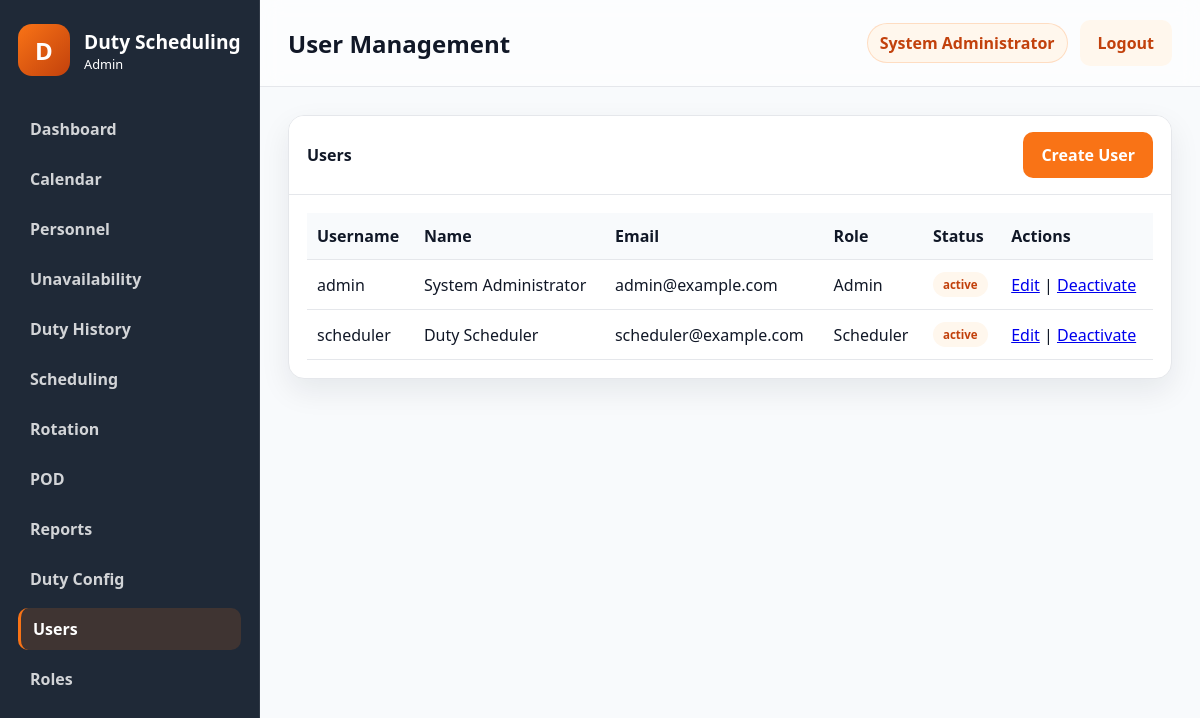
Page /public/?route=users/index (signed in) on the committed database.
### tables this page shows
CREATE TABLE users (
    id INT NOT NULL AUTO_INCREMENT,
    username VARCHAR(50) NOT NULL,
    password_hash VARCHAR(255) NOT NULL,
    full_name VARCHAR(100) NOT NULL,
    email VARCHAR(100) NULL,
    role_id INT NOT NULL,
    status ENUM('active','inactive') NOT NULL DEFAULT 'active',
    failed_login_attempts INT NOT NULL DEFAULT 0,
    locked_until DATETIME NULL,
    last_login DATETIME NULL,
    created_at TIMESTAMP NOT NULL DEFAULT CURRENT_TIMESTAMP,
    updated_at TIMESTAMP NOT NULL DEFAULT CURRENT_TIMESTAMP ON UPDATE CURRENT_TIMESTAMP,
    PRIMARY KEY (id),
    UNIQUE KEY uk_users_username (username),
    KEY idx_users_role_id (role_id),
    CONSTRAINT fk_users_role_id FOREIGN KEY (role_id) REFERENCES roles (id)
        ON UPDATE CASCADE
        ON DELETE RESTRICT
);

CREATE TABLE roles (
    id INT NOT NULL AUTO_INCREMENT,
    role_name VARCHAR(50) NOT NULL,
    description VARCHAR(255) NULL,
    permissions LONGTEXT NULL,
    is_active TINYINT(1) NOT NULL DEFAULT 1,
    created_at TIMESTAMP NOT NULL DEFAULT CURRENT_TIMESTAMP,
    updated_at TIMESTAMP NOT NULL DEFAULT CURRENT_TIMESTAMP ON UPDATE CURRENT_TIMESTAMP,
    PRIMARY KEY (id),
    UNIQUE KEY uk_roles_role_name (role_name)
);

### controllers/UserController.php (called while the page is built, shortened)
<?php
class UserController
{
    public function index(): void
    {
        $pageTitle = 'User Management';
        $users = User::all();
        include APP_ROOT . '/views/layouts/layout.php';
    }
}

### core/functions.php (called while the page is built, shortened)
<?php
function normalize_permission(string $permission): string
{
    $normalized = trim(strtolower($permission));
    $normalized = str_replace(':', '.', $normalized);
    $normalized = str_replace('_', '.', $normalized);
    return $normalized;
}
function e(mixed $value): string
{
    return htmlspecialchars((string) $value, ENT_QUOTES, 'UTF-8');
}
function user_has_permission(string $permission): bool
{
    $user = current_user();
    $permissions = $user['permissions'] ?? [];
    return in_array(normalize_permission($permission), $permissions, true);
}
function dispatch_controller(string $controllerName, string $methodName): void
{
    $controller = new $controllerName();
    $controller->{$methodName}();
}

### public/index.php (called while the page is built, shortened)
<?php
$route = trim((string) ($_GET['route'] ?? ''), " /\t\n\r");
$routeResolver = resolve_route($route);
[$controllerName, $actionName] = $routeResolver;
if ($route !== 'auth/login' && $route !== 'auth/logout' && !is_logged_in()) {
    redirect(APP_PUBLIC_URL . '/?route=auth/login');
}
dispatch_controller($controllerName, $actionName);

### core/auth.php (called while the page is built, shortened)
<?php
function is_logged_in(): bool
{
    $user = current_user();
    return !empty($user);
}
function current_user(): ?array
{
    $sessionUser = $_SESSION['user'] ?? null;
    $userId = (int) ($_SESSION['user_id'] ?? 0);
    if (is_array($sessionUser) && !empty($sessionUser['id'])) {
        $user = User::findById($userId);
        $role = Role::findById((int) ($user['role_id'] ?? 0));
        $user['role_name'] = $role['role_name'] ?? ($sessionUser['role_name'] ?? '');
        $user['permissions'] = Role::getPermissionsForRoleId((int) ($user['role_id'] ?? 0));
        return $user;
    }
    $user = User::findById($userId);
    $role = Role::findById((int) ($user['role_id'] ?? 0));
    $user['role_name'] = $role['role_name'] ?? '';
    $user['permissions'] = Role::getPermissionsForRoleId((int) ($user['role_id'] ?? 0));
    return $user;
}

### models/User.php (called while the page is built, shortened)
<?php
class User
{
    public static function all(): array
    {
        $pdo = get_db();
        $statement = $pdo->query(
            'SELECT u.*, r.role_name, r.permissions AS role_permissions
             FROM users u
             LEFT JOIN roles r ON r.id = u.role_id
             ORDER BY u.id ASC'
        );
        $rows = $statement->fetchAll() ?: [];
        return $rows;
    }
    public static function findById(int $id): ?array
    {
        $pdo = get_db();
        $statement = $pdo->prepare(
            'SELECT u.*, r.role_name, r.permissions AS role_permissions
             FROM users u
             LEFT JOIN roles r ON r.id = u.role_id
             WHERE u.id = :id
             LIMIT 1'
        );
        $statement->execute([':id' => $id]);
        $user = $statement->fetch();
        $user['permissions'] = Role::decodePermissions($user['role_permissions'] ?? '[]');
        return $user;
    }
}

### models/Role.php (called while the page is built, shortened)
<?php
class Role
{
    public static function findById(int $id): ?array
    {
        $pdo = get_db();
        $statement = $pdo->prepare('SELECT * FROM roles WHERE id = :id LIMIT 1');
        $statement->execute([':id' => $id]);
        $role = $statement->fetch();
        return $role ?: null;
    }
    public static function getPermissionsForRoleId(int $roleId): array
    {
        $role = self::findById($roleId);
        return self::decodePermissions($role['permissions'] ?? '[]');
    }
    public static function decodePermissions(mixed $permissions): array
    {
        $values = [];
        if (is_array($permissions)) {
            $values = array_values($permissions);
        } else {
            $decoded = json_decode((string) $permissions, true);
            if (is_array($decoded)) {
                $values = array_values($decoded);
            }
        }
        $normalized = [];
        foreach ($values as $value) {
            $normalized[] = normalize_permission((string) $value);
        }
        return array_values(array_unique($normalized));
    }
}

### views/users/list.php (the view, shortened to what this page needs)
<div class="panel">
    <div class="panel-header">
        <span>Users</span>
        <a class="btn btn-primary" href="<?= e(APP_PUBLIC_URL . '/?route=users/create'); ?>">Create User</a>
    </div>
    <div class="panel-body">
        <table class="data-table">
            <thead>
                <tr>
                    <th>Username</th>
                    <th>Name</th>
                    <th>Email</th>
                    <th>Role</th>
                    <th>Status</th>
                    <th>Actions</th>
                </tr>
            </thead>
            <tbody>
                <?php foreach ($users as $row): ?>
                    <tr>
                        <td><?= e($row['username']); ?></td>
                        <td><?= e($row['full_name']); ?></td>
                        <td><?= e($row['email'] ?? ''); ?></td>
                        <td><?= e($row['role_name'] ?? 'Unassigned'); ?></td>
                        <td>
                            <span class="badge <?= ($row['status'] ?? 'inactive') === 'active' ? 'badge-primary' : 'badge-muted'; ?>">
                                <?= e($row['status'] ?? 'inactive'); ?>
                            </span>
                        </td>
                        <td>
                            <a href="<?= e(APP_PUBLIC_URL . '/?route=users/edit&id=' . (int) $row['id']); ?>">Edit</a>
                            |
                            <a href="<?= e(APP_PUBLIC_URL . '/?route=users/deactivate&id=' . (int) $row['id']); ?>" onclick="return confirm('Deactivate this user?');">Deactivate</a>
                        </td>
                    </tr>
                <?php endforeach; ?>
            </tbody>
        </table>
    </div>
</div>

### views/layouts/layout.php (shortened to what this page needs)
<?php
$user = $user ?? current_user();
$pageTitle = $pageTitle ?? 'Dashboard';
$viewFile = $viewFile ?? APP_ROOT . '/views/dashboard/index.php';
?>
<!doctype html>
<html lang="en">
<head>
    <link rel="stylesheet" href="<?= e(APP_PUBLIC_URL . '/assets/css/app.css'); ?>">
    <link rel="stylesheet" href="<?= e(APP_PUBLIC_URL . '/assets/css/print.css'); ?>">
</head>
<body class="app-body">
    <div class="app-shell">
        <?php include APP_ROOT . '/views/layouts/sidebar.php'; ?>
        <main class="main-panel">
            <header class="topbar no-print">
                <div>
                    <h1><?= e($pageTitle); ?></h1>
                </div>
                <div class="topbar-actions">
                    <span class="user-pill"><?= e($user['full_name'] ?? 'Administrator'); ?></span>
                    <a class="btn btn-secondary" href="<?= e(APP_PUBLIC_URL . '/?route=auth/logout'); ?>">Logout</a>
                </div>
            </header>
            <section class="content-area">
                <?php include $viewFile; ?>
            </section>
        </main>
    </div>
</body>
</html>

### public/assets/css/app.css (style rules this page uses)
:root { --primary: #F97316; --primary-dark: #C2410C; --primary-light: #FFF7ED; --dark: #1F2937; --bg: #F8FAFC; --border: #E5E7EB; --text: #111827; --muted: #6B7280; --shadow: 0 12px 30px rgba(15, 23, 42, 0.08); --radius: 16px; --card-bg: #FFFFFF; --danger: #DC2626; --success: #16A34A; --warning: #F59E0B; }
* { box-sizing: border-box; }
html, body { margin: 0; min-height: 100%; font-family: "Segoe UI", Tahoma, Geneva, Verdana, sans-serif; background: var(--bg); color: var(--text); }
body { min-height: 100vh; }
.btn { display: inline-flex; align-items: center; justify-content: center; padding: 12px 18px; border: none; border-radius: 10px; text-decoration: none; cursor: pointer; font-weight: 600; transition: opacity 0.2s ease; }
.btn-primary { background: var(--primary); color: #fff; }
.btn-secondary { background: var(--primary-light); color: var(--primary-dark); }
.app-body { background: var(--bg); }
.app-shell { display: flex; min-height: 100vh; }
.main-panel { flex: 1; display: flex; flex-direction: column; }
.topbar { display: flex; align-items: center; justify-content: space-between; padding: 20px 28px; background: rgba(255, 255, 255, 0.6); border-bottom: 1px solid var(--border); backdrop-filter: blur(10px); }
.topbar h1 { margin: 0; font-size: 1.5rem; }
.topbar-actions { display: flex; align-items: center; gap: 12px; }
.user-pill { background: var(--primary-light); color: var(--primary-dark); border: 1px solid rgba(249, 115, 22, 0.2); border-radius: 999px; padding: 8px 12px; font-weight: 600; }
.content-area { padding: 28px; }
.data-table { width: 100%; border-collapse: collapse; }
.data-table th, .data-table td { padding: 12px 10px; text-align: left; border-bottom: 1px solid var(--border); }
.data-table th { background: #f8fafc; }
.panel { background: var(--card-bg); border: 1px solid var(--border); border-radius: var(--radius); overflow: hidden; box-shadow: var(--shadow); }
.panel-header { display: flex; align-items: center; justify-content: space-between; padding: 16px 18px; border-bottom: 1px solid var(--border); background: #fff; font-weight: 700; }
.badge { display: inline-flex; align-items: center; justify-content: center; border-radius: 999px; padding: 5px 10px; font-size: 0.72rem; font-weight: 700; }
.badge-primary { background: var(--primary-light); color: var(--primary-dark); }
.panel-body { padding: 18px; }
.no-print { print-color-adjust: exact; }

### public/assets/css/print.css (style rules this page uses)
body { background: #fff; }

### rows in the picture
users: full_name "System Administrator", username "admin", email "admin@example.com", role.role_name "Admin", status "active"
users: username "scheduler", full_name "Duty Scheduler", email "scheduler@example.com", role.role_name "Scheduler", status "active"

### other values in the picture
$item['label'] "Dashboard"
$item['label'] "Calendar"
$item['label'] "Personnel"
$item['label'] "Unavailability"
$item['label'] "Duty History"
$item['label'] "Scheduling"
$item['label'] "Rotation"
$item['label'] "POD"
$item['label'] "Reports"
$item['label'] "Duty Config"
$item['label'] "Users"
$item['label'] "Roles"
$pageTitle "User Management"
